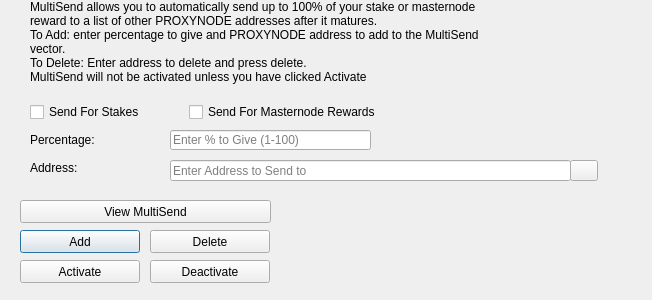
<?xml version="1.0" encoding="UTF-8"?>
<ui version="4.0">
 <class>MultiSendDialog</class>
 <widget class="QDialog" name="MultiSendDialog">
  <property name="windowModality">
   <enum>Qt::NonModal</enum>
  </property>
  <property name="geometry">
   <rect>
    <x>0</x>
    <y>0</y>
    <width>652</width>
    <height>300</height>
   </rect>
  </property>
  <property name="windowTitle">
   <string>MultiSend</string>
  </property>
  <widget class="QLineEdit" name="multiSendPercentEdit">
   <property name="geometry">
    <rect>
     <x>170</x>
     <y>130</y>
     <width>201</width>
     <height>20</height>
    </rect>
   </property>
   <property name="toolTip">
    <string>Enter whole numbers 1 - 100</string>
   </property>
   <property name="placeholderText">
    <string>Enter % to Give (1-100)</string>
   </property>
  </widget>
  <widget class="QLineEdit" name="multiSendAddressEdit">
   <property name="geometry">
    <rect>
     <x>170</x>
     <y>160</y>
     <width>401</width>
     <height>21</height>
    </rect>
   </property>
   <property name="toolTip">
    <string/>
   </property>
   <property name="placeholderText">
    <string>Enter Address to Send to</string>
   </property>
  </widget>
  <widget class="QLabel" name="label_2">
   <property name="geometry">
    <rect>
     <x>30</x>
     <y>0</y>
     <width>451</width>
     <height>121</height>
    </rect>
   </property>
   <property name="lineWidth">
    <number>1</number>
   </property>
   <property name="text">
    <string>MultiSend allows you to automatically send up to 100% of your stake or masternode reward to a list of other PROXYNODE addresses after it matures.
To Add: enter percentage to give and PROXYNODE address to add to the MultiSend vector.
To Delete: Enter address to delete and press delete.
MultiSend will not be activated unless you have clicked Activate</string>
   </property>
   <property name="alignment">
    <set>Qt::AlignLeading|Qt::AlignLeft|Qt::AlignTop</set>
   </property>
   <property name="wordWrap">
    <bool>true</bool>
   </property>
  </widget>
  <widget class="QLabel" name="message">
   <property name="geometry">
    <rect>
     <x>290</x>
     <y>200</y>
     <width>351</width>
     <height>91</height>
    </rect>
   </property>
   <property name="text">
    <string/>
   </property>
  </widget>
  <widget class="QPushButton" name="addButton">
   <property name="geometry">
    <rect>
     <x>20</x>
     <y>230</y>
     <width>120</width>
     <height>23</height>
    </rect>
   </property>
   <property name="toolTip">
    <string/>
   </property>
   <property name="statusTip">
    <string>Add to MultiSend Vector</string>
   </property>
   <property name="text">
    <string>Add</string>
   </property>
  </widget>
  <widget class="QPushButton" name="disableButton">
   <property name="geometry">
    <rect>
     <x>150</x>
     <y>260</y>
     <width>120</width>
     <height>23</height>
    </rect>
   </property>
   <property name="statusTip">
    <string>Deactivate MultiSend</string>
   </property>
   <property name="text">
    <string>Deactivate</string>
   </property>
  </widget>
  <widget class="QPushButton" name="addressBookButton">
   <property name="geometry">
    <rect>
     <x>570</x>
     <y>160</y>
     <width>28</width>
     <height>21</height>
    </rect>
   </property>
   <property name="toolTip">
    <string>Choose an address from the address book</string>
   </property>
   <property name="text">
    <string/>
   </property>
   <property name="icon">
    <iconset resource="../proxynode.qrc">
     <normaloff>:/icons/address-book</normaloff>:/icons/address-book</iconset>
   </property>
   <property name="shortcut">
    <string>Alt+A</string>
   </property>
   <property name="autoDefault">
    <bool>false</bool>
   </property>
  </widget>
  <widget class="QLabel" name="label">
   <property name="geometry">
    <rect>
     <x>30</x>
     <y>130</y>
     <width>121</width>
     <height>20</height>
    </rect>
   </property>
   <property name="toolTip">
    <string>Percentage of stake to send</string>
   </property>
   <property name="text">
    <string>Percentage:</string>
   </property>
  </widget>
  <widget class="QLabel" name="label_5">
   <property name="geometry">
    <rect>
     <x>30</x>
     <y>160</y>
     <width>111</width>
     <height>16</height>
    </rect>
   </property>
   <property name="toolTip">
    <string>Address to send portion of stake to</string>
   </property>
   <property name="text">
    <string>Address:</string>
   </property>
  </widget>
  <widget class="QPushButton" name="deleteButton">
   <property name="geometry">
    <rect>
     <x>150</x>
     <y>230</y>
     <width>120</width>
     <height>23</height>
    </rect>
   </property>
   <property name="toolTip">
    <string/>
   </property>
   <property name="statusTip">
    <string>Delete Address From MultiSend Vector</string>
   </property>
   <property name="text">
    <string>Delete</string>
   </property>
  </widget>
  <widget class="QPushButton" name="activateButton">
   <property name="geometry">
    <rect>
     <x>20</x>
     <y>260</y>
     <width>120</width>
     <height>23</height>
    </rect>
   </property>
   <property name="statusTip">
    <string>Activate MultiSend</string>
   </property>
   <property name="text">
    <string>Activate</string>
   </property>
  </widget>
  <widget class="QPushButton" name="viewButton">
   <property name="geometry">
    <rect>
     <x>20</x>
     <y>200</y>
     <width>251</width>
     <height>23</height>
    </rect>
   </property>
   <property name="toolTip">
    <string/>
   </property>
   <property name="statusTip">
    <string>View MultiSend Vector</string>
   </property>
   <property name="text">
    <string>View MultiSend</string>
   </property>
  </widget>
  <widget class="QWidget" name="horizontalLayoutWidget">
   <property name="geometry">
    <rect>
     <x>30</x>
     <y>100</y>
     <width>351</width>
     <height>24</height>
    </rect>
   </property>
   <layout class="QHBoxLayout" name="horizontalLayout">
    <item>
     <widget class="QCheckBox" name="multiSendStakeCheckBox">
      <property name="text">
       <string>Send For Stakes</string>
      </property>
     </widget>
    </item>
    <item>
     <widget class="QCheckBox" name="multiSendMasternodeCheckBox">
      <property name="text">
       <string>Send For Masternode Rewards</string>
      </property>
     </widget>
    </item>
   </layout>
  </widget>
 </widget>
 <resources>
  <include location="../proxynode.qrc"/>
 </resources>
 <connections/>
</ui>
